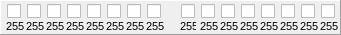
    <widget class="QFrame" name="fm-1_43" >
     <property name="geometry" >
      <rect>
       <x>10</x>
       <y>105</y>
       <width>341</width>
       <height>35</height>
      </rect>
     </property>
     <property name="autoFillBackground" >
      <bool>false</bool>
     </property>
     <property name="frameShape" >
      <enum>QFrame::Panel</enum>
     </property>
     <property name="frameShadow" >
      <enum>QFrame::Raised</enum>
     </property>
     <widget class="QLabel" name="lb-5_32" >
      <property name="geometry" >
       <rect>
        <x>6</x>
        <y>18</y>
        <width>21</width>
        <height>16</height>
       </rect>
      </property>
      <property name="font" >
       <font>
        <family>MS UI Gothic</family>
        <pointsize>8</pointsize>
        <weight>50</weight>
        <italic>false</italic>
        <bold>false</bold>
        <underline>false</underline>
        <strikeout>false</strikeout>
       </font>
      </property>
      <property name="text" >
       <string>255</string>
      </property>
     </widget>
     <widget class="QCheckBox" name="chk-5_32" >
      <property name="geometry" >
       <rect>
        <x>7</x>
        <y>3</y>
        <width>16</width>
        <height>17</height>
       </rect>
      </property>
     </widget>
     <widget class="QCheckBox" name="chk-5_33" >
      <property name="geometry" >
       <rect>
        <x>27</x>
        <y>3</y>
        <width>16</width>
        <height>17</height>
       </rect>
      </property>
     </widget>
     <widget class="QCheckBox" name="chk-5_34" >
      <property name="geometry" >
       <rect>
        <x>47</x>
        <y>3</y>
        <width>16</width>
        <height>17</height>
       </rect>
      </property>
     </widget>
     <widget class="QCheckBox" name="chk-5_35" >
      <property name="geometry" >
       <rect>
        <x>67</x>
        <y>3</y>
        <width>16</width>
        <height>17</height>
       </rect>
      </property>
     </widget>
     <widget class="QCheckBox" name="chk-5_36" >
      <property name="geometry" >
       <rect>
        <x>87</x>
        <y>3</y>
        <width>16</width>
        <height>17</height>
       </rect>
      </property>
     </widget>
     <widget class="QCheckBox" name="chk-5_37" >
      <property name="geometry" >
       <rect>
        <x>107</x>
        <y>3</y>
        <width>16</width>
        <height>17</height>
       </rect>
      </property>
     </widget>
     <widget class="QCheckBox" name="chk-5_38" >
      <property name="geometry" >
       <rect>
        <x>127</x>
        <y>3</y>
        <width>16</width>
        <height>17</height>
       </rect>
      </property>
     </widget>
     <widget class="QCheckBox" name="chk-5_39" >
      <property name="geometry" >
       <rect>
        <x>147</x>
        <y>3</y>
        <width>16</width>
        <height>17</height>
       </rect>
      </property>
     </widget>
     <widget class="QLabel" name="lb-5_33" >
      <property name="geometry" >
       <rect>
        <x>26</x>
        <y>18</y>
        <width>21</width>
        <height>16</height>
       </rect>
      </property>
      <property name="font" >
       <font>
        <family>MS UI Gothic</family>
        <pointsize>8</pointsize>
        <weight>50</weight>
        <italic>false</italic>
        <bold>false</bold>
        <underline>false</underline>
        <strikeout>false</strikeout>
       </font>
      </property>
      <property name="text" >
       <string>255</string>
      </property>
     </widget>
     <widget class="QLabel" name="lb-5_34" >
      <property name="geometry" >
       <rect>
        <x>46</x>
        <y>18</y>
        <width>21</width>
        <height>16</height>
       </rect>
      </property>
      <property name="font" >
       <font>
        <family>MS UI Gothic</family>
        <pointsize>8</pointsize>
        <weight>50</weight>
        <italic>false</italic>
        <bold>false</bold>
        <underline>false</underline>
        <strikeout>false</strikeout>
       </font>
      </property>
      <property name="text" >
       <string>255</string>
      </property>
     </widget>
     <widget class="QLabel" name="lb-5_35" >
      <property name="geometry" >
       <rect>
        <x>66</x>
        <y>18</y>
        <width>21</width>
        <height>16</height>
       </rect>
      </property>
      <property name="font" >
       <font>
        <family>MS UI Gothic</family>
        <pointsize>8</pointsize>
        <weight>50</weight>
        <italic>false</italic>
        <bold>false</bold>
        <underline>false</underline>
        <strikeout>false</strikeout>
       </font>
      </property>
      <property name="text" >
       <string>255</string>
      </property>
     </widget>
     <widget class="QLabel" name="lb-5_36" >
      <property name="geometry" >
       <rect>
        <x>86</x>
        <y>18</y>
        <width>21</width>
        <height>16</height>
       </rect>
      </property>
      <property name="font" >
       <font>
        <family>MS UI Gothic</family>
        <pointsize>8</pointsize>
        <weight>50</weight>
        <italic>false</italic>
        <bold>false</bold>
        <underline>false</underline>
        <strikeout>false</strikeout>
       </font>
      </property>
      <property name="text" >
       <string>255</string>
      </property>
     </widget>
     <widget class="QLabel" name="lb-5_37" >
      <property name="geometry" >
       <rect>
        <x>106</x>
        <y>18</y>
        <width>21</width>
        <height>16</height>
       </rect>
      </property>
      <property name="font" >
       <font>
        <family>MS UI Gothic</family>
        <pointsize>8</pointsize>
        <weight>50</weight>
        <italic>false</italic>
        <bold>false</bold>
        <underline>false</underline>
        <strikeout>false</strikeout>
       </font>
      </property>
      <property name="text" >
       <string>255</string>
      </property>
     </widget>
     <widget class="QLabel" name="lb-5_38" >
      <property name="geometry" >
       <rect>
        <x>126</x>
        <y>18</y>
        <width>21</width>
        <height>16</height>
       </rect>
      </property>
      <property name="font" >
       <font>
        <family>MS UI Gothic</family>
        <pointsize>8</pointsize>
        <weight>50</weight>
        <italic>false</italic>
        <bold>false</bold>
        <underline>false</underline>
        <strikeout>false</strikeout>
       </font>
      </property>
      <property name="text" >
       <string>255</string>
      </property>
     </widget>
     <widget class="QLabel" name="lb-5_39" >
      <property name="geometry" >
       <rect>
        <x>146</x>
        <y>18</y>
        <width>21</width>
        <height>16</height>
       </rect>
      </property>
      <property name="font" >
       <font>
        <family>MS UI Gothic</family>
        <pointsize>8</pointsize>
        <weight>50</weight>
        <italic>false</italic>
        <bold>false</bold>
        <underline>false</underline>
        <strikeout>false</strikeout>
       </font>
      </property>
      <property name="text" >
       <string>255</string>
      </property>
     </widget>
     <widget class="QLabel" name="lb-5_46" >
      <property name="geometry" >
       <rect>
        <x>300</x>
        <y>18</y>
        <width>21</width>
        <height>16</height>
       </rect>
      </property>
      <property name="font" >
       <font>
        <family>MS UI Gothic</family>
        <pointsize>8</pointsize>
        <weight>50</weight>
        <italic>false</italic>
        <bold>false</bold>
        <underline>false</underline>
        <strikeout>false</strikeout>
       </font>
      </property>
      <property name="text" >
       <string>255</string>
      </property>
     </widget>
     <widget class="QCheckBox" name="chk-5_42" >
      <property name="geometry" >
       <rect>
        <x>221</x>
        <y>3</y>
        <width>16</width>
        <height>17</height>
       </rect>
      </property>
     </widget>
     <widget class="QLabel" name="lb-5_43" >
      <property name="geometry" >
       <rect>
        <x>240</x>
        <y>18</y>
        <width>21</width>
        <height>16</height>
       </rect>
      </property>
      <property name="font" >
       <font>
        <family>MS UI Gothic</family>
        <pointsize>8</pointsize>
        <weight>50</weight>
        <italic>false</italic>
        <bold>false</bold>
        <underline>false</underline>
        <strikeout>false</strikeout>
       </font>
      </property>
      <property name="text" >
       <string>255</string>
      </property>
     </widget>
     <widget class="QLabel" name="lb-5_47" >
      <property name="geometry" >
       <rect>
        <x>320</x>
        <y>18</y>
        <width>21</width>
        <height>16</height>
       </rect>
      </property>
      <property name="font" >
       <font>
        <family>MS UI Gothic</family>
        <pointsize>8</pointsize>
        <weight>50</weight>
        <italic>false</italic>
        <bold>false</bold>
        <underline>false</underline>
        <strikeout>false</strikeout>
       </font>
      </property>
      <property name="text" >
       <string>255</string>
      </property>
     </widget>
     <widget class="QLabel" name="lb-5_42" >
      <property name="geometry" >
       <rect>
        <x>220</x>
        <y>18</y>
        <width>21</width>
        <height>16</height>
       </rect>
      </property>
      <property name="font" >
       <font>
        <family>MS UI Gothic</family>
        <pointsize>8</pointsize>
        <weight>50</weight>
        <italic>false</italic>
        <bold>false</bold>
        <underline>false</underline>
        <strikeout>false</strikeout>
       </font>
      </property>
      <property name="text" >
       <string>255</string>
      </property>
     </widget>
     <widget class="QLabel" name="lb-5_44" >
      <property name="geometry" >
       <rect>
        <x>260</x>
        <y>18</y>
        <width>21</width>
        <height>16</height>
       </rect>
      </property>
      <property name="font" >
       <font>
        <family>MS UI Gothic</family>
        <pointsize>8</pointsize>
        <weight>50</weight>
        <italic>false</italic>
        <bold>false</bold>
        <underline>false</underline>
        <strikeout>false</strikeout>
       </font>
      </property>
      <property name="text" >
       <string>255</string>
      </property>
     </widget>
     <widget class="QCheckBox" name="chk-5_41" >
      <property name="geometry" >
       <rect>
        <x>201</x>
        <y>3</y>
        <width>16</width>
        <height>17</height>
       </rect>
      </property>
     </widget>
     <widget class="QLabel" name="lb-5_40" >
      <property name="geometry" >
       <rect>
        <x>180</x>
        <y>18</y>
        <width>16</width>
        <height>16</height>
       </rect>
      </property>
      <property name="font" >
       <font>
        <family>MS UI Gothic</family>
        <pointsize>8</pointsize>
        <weight>50</weight>
        <italic>false</italic>
        <bold>false</bold>
        <underline>false</underline>
        <strikeout>false</strikeout>
       </font>
      </property>
      <property name="text" >
       <string>255</string>
      </property>
     </widget>
     <widget class="QLabel" name="lb-5_41" >
      <property name="geometry" >
       <rect>
        <x>200</x>
        <y>18</y>
        <width>21</width>
        <height>16</height>
       </rect>
      </property>
      <property name="font" >
       <font>
        <family>MS UI Gothic</family>
        <pointsize>8</pointsize>
        <weight>50</weight>
        <italic>false</italic>
        <bold>false</bold>
        <underline>false</underline>
        <strikeout>false</strikeout>
       </font>
      </property>
      <property name="text" >
       <string>255</string>
      </property>
     </widget>
     <widget class="QCheckBox" name="chk-5_46" >
      <property name="geometry" >
       <rect>
        <x>301</x>
        <y>3</y>
        <width>16</width>
        <height>17</height>
       </rect>
      </property>
     </widget>
     <widget class="QCheckBox" name="chk-5_40" >
      <property name="geometry" >
       <rect>
        <x>181</x>
        <y>3</y>
        <width>16</width>
        <height>17</height>
       </rect>
      </property>
     </widget>
     <widget class="QCheckBox" name="chk-5_43" >
      <property name="geometry" >
       <rect>
        <x>241</x>
        <y>3</y>
        <width>16</width>
        <height>17</height>
       </rect>
      </property>
     </widget>
     <widget class="QCheckBox" name="chk-5_45" >
      <property name="geometry" >
       <rect>
        <x>281</x>
        <y>3</y>
        <width>16</width>
        <height>17</height>
       </rect>
      </property>
     </widget>
     <widget class="QCheckBox" name="chk-5_47" >
      <property name="geometry" >
       <rect>
        <x>321</x>
        <y>3</y>
        <width>16</width>
        <height>17</height>
       </rect>
      </property>
     </widget>
     <widget class="QCheckBox" name="chk-5_44" >
      <property name="geometry" >
       <rect>
        <x>261</x>
        <y>3</y>
        <width>16</width>
        <height>17</height>
       </rect>
      </property>
     </widget>
     <widget class="QLabel" name="lb-5_45" >
      <property name="geometry" >
       <rect>
        <x>280</x>
        <y>18</y>
        <width>21</width>
        <height>16</height>
       </rect>
      </property>
      <property name="font" >
       <font>
        <family>MS UI Gothic</family>
        <pointsize>8</pointsize>
        <weight>50</weight>
        <italic>false</italic>
        <bold>false</bold>
        <underline>false</underline>
        <strikeout>false</strikeout>
       </font>
      </property>
      <property name="text" >
       <string>255</string>
      </property>
     </widget>
    </widget>
